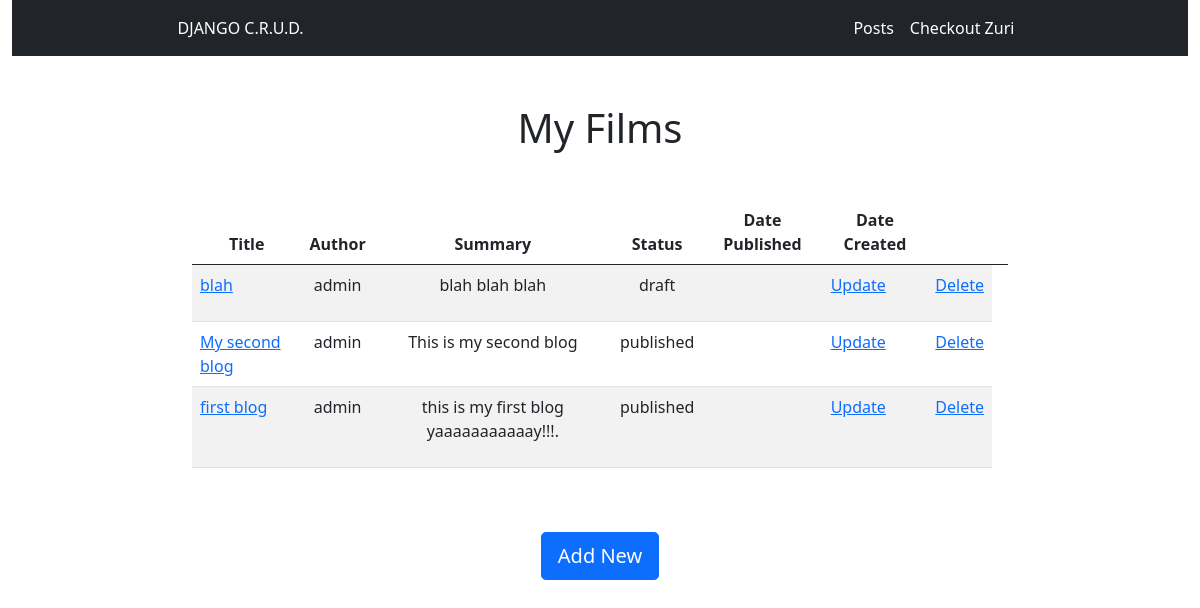
Screenshot of /blog/ with the database file from the repository.
### blog/models.py (models this page shows, shortened)
class Post(models.Model):
    STATUS_CHOICES = (
        ("draft", "Draft"),
        ("published", "Published")
    )
    title = models.CharField(max_length=250)
    slug = models.SlugField(max_length=300, unique=True, editable=False)
    author = models.ForeignKey(
        get_user_model(), on_delete=models.CASCADE, related_name="blog_posts"
    )
    body = models.TextField()
    publish = models.DateTimeField(default=timezone.now)
    created = models.DateTimeField(auto_now_add=True)
    updated = models.DateTimeField(auto_now=True)
    status = models.CharField(
        max_length=10, choices=STATUS_CHOICES, default="draft"
    )
    class Meta:
        ordering = ("-publish",)
    def get_absolute_url(self):
        return reverse("blog:post_detail", kwargs={"slug": self.slug})

### blog/views.py (the view)
# urls.py: path("", views.PostListView.as_view(), name="all"),
class PostListView( ListView):
    model = Post
    template_name = "blog/post_list.html"

### blog/templates/blog/post_list.html (shortened to what this page needs)
{% extends 'base.html' %}
{% block content %}
<div class="container d-flex mt-5" style="width: 70%;">
    <div class="col">
        <h1 class="text-center">My Films</h1>
        <table class="table table-striped mt-5">
            <thead>
                <tr>
                    <th class="text-center" scope="col">Title</th>
                    <th class="text-center" scope="col">Author</th>
                    <th class="text-center" scope="col">Summary</th>
                    <th class="text-center" scope="col">Status</th>
                    <th class="text-center" scope="col">Date Published</th>
                    <th class="text-center" scope="col">Date Created</th>
                    <th></th>
                    <th></th>
                </tr>
            </thead>
            <tbody>
                {% for post in post_list %}
                <tr>
                    <td class="ml-5"><a href="{{post.get_absolute_url}}">{{post.title}}</a></td>
                    <td class="text-center">{{post.author}}</td>
                    <td class="text-center">{{post.body|truncatewords:30|linebreaks}}</td>
                    <td class="text-center">{{post.status}}</td>
                    <td class="text-center">{{post.published_at|date:"D, d M, y"}}</td>
                    <td><a href="{% url 'blog:post_update' post.slug %} ">Update</a></td>
                    <td><a href="{% url 'blog:post_delete' post.slug %}">Delete</a></td>
                </tr>
            {% endfor %}
            </tbody>
        </table>
        <div class="d-flex justify-content-center">
            <a href="{% url 'blog:post_create' %}" class="d-block btn btn-primary btn-lg my-5">Add New</a>
        </div>
    </div>
</div>
{% endblock content %}

### blog/templates/base.html (shortened to what this page needs)
<!DOCTYPE HTML>
<html lang="en">
<head>
<link href="https://cdn.jsdelivr.net/npm/bootstrap@5.0.2/dist/css/bootstrap.min.css" rel="stylesheet">
</head>
<body>
<div class="container-fluid">
    <nav class="navbar navbar-expand-lg navbar-dark bg-dark">
        <div class="d-flex justify-content-between px-5 mx-auto" style="width: 80%;">
            <span class="navbar-text text-white">DJANGO C.R.U.D.</span>
            <ul class="navbar-nav mr-auto">
                <li class="nav-item active">
                    <a class="nav-link active" href="{% url 'blog:all' %}">Posts</a>
                </li>
                <li class="nav-item active">
                    <a class="nav-link active" href="https://zuri.team/" target="_blank">Checkout Zuri</a>
                </li>
            </ul>
        </div>
    </nav>
</div>
{% block content %}
{% endblock content %}
</body>
</html>

### rows the page displays
Post: title "blah", author "admin", body "blah blah blah", status "draft"
Post: title "My second blog", author "admin", body "This is my second blog", status "published"
Post: title "first blog", author "admin", body "this is my first blog yaaaaaaaaaaay!!!.", status "published"
